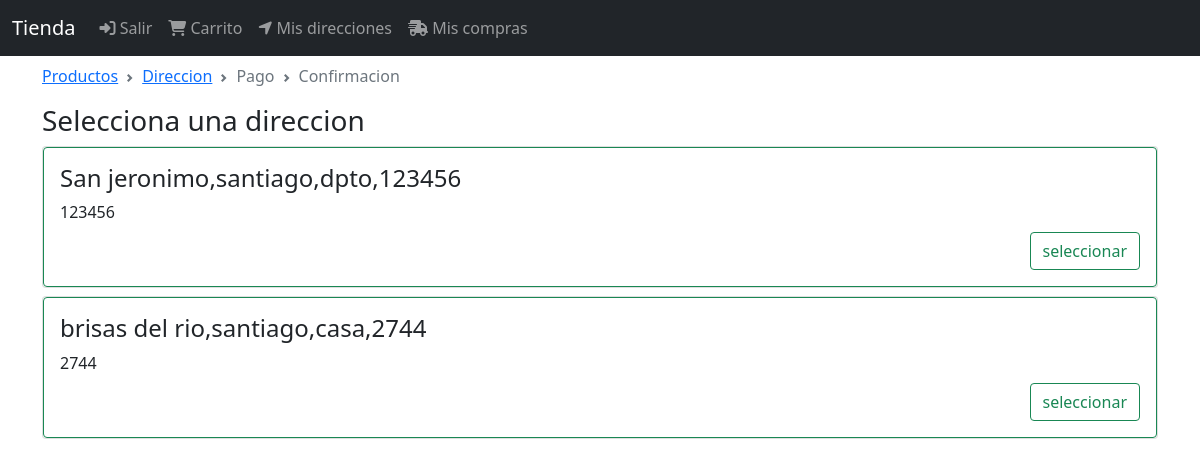
/orden/seleccionar/direccion (signed in), run on the app's committed database.
### DirEnvio/models.py (models this page shows, shortened)
class DireccionEnvio(models.Model):
    user = models.ForeignKey(User,null=False,blank=False, on_delete=models.CASCADE)
    line1= models.CharField(max_length=300)
    line2= models.CharField(max_length=300,blank=True)
    city= models.CharField(max_length=100)
    state= models.CharField(max_length=100)
    country= models.CharField(max_length=50)
    reference= models.CharField(max_length=300)
    postal_code= models.CharField(max_length=10,null=False,blank=False)
    default= models.BooleanField(default=False)
    created_at= models.DateTimeField(auto_now_add=True)
    @property
    def direccion(self):
        return '{},{},{},{}'.format(self.line1,self.city,self.reference,self.postal_code)

### orden/views.py (the view)
# urls.py: path('seleccionar/direccion', views.select_direccion, name='select_direccion'),
@login_required(login_url='login')
def select_direccion(request):
    direccion_envios = request.user.direccionenvio_set.all()
    return render(request,'orden/select_direccion.html',{
        'breadcrumb': funcionbreadcrumb(address=True),
        'direccion_envios': direccion_envios
        })

### orden/utils.py (called while the page is built)
def funcionbreadcrumb(products=True, address=False, payment=False, confirmation=False):
    return [
        {'title':'Productos', 'active':products, 'url':reverse('orden')},
        {'title':'Direccion', 'active':address, 'url':reverse('direccion')},
        {'title':'Pago', 'active':payment, 'url':reverse('orden')},
        {'title':'Confirmacion', 'active':confirmation, 'url':reverse('orden')},
    ]

### orden/templates/orden/select_direccion.html
{% extends "base.html" %}
{% block breadcrumb %}
{% include 'orden/snippets/breadcrumb.html' %}
{% endblock %}
{% block content %}
<div class="col">
    <div class="h3">
        Selecciona una direccion
    </div>
    <div class="mt-2">
        {%for direccion_envio in direccion_envios %}
        <div class="card mb-2">
            <div class="card-body card border-success">
                <h4 class="card-title">{{ direccion_envio.direccion }}</h4>
                <p class="card-title">{{ direccion_envio.postal_code }}</p>
                <div class="d-grid gap-2 d-md-flex justify-content-md-end">
                    <a href="{% url 'check_direccion' direccion_envio.pk%}" class="btn btn-outline-success" style="max-width: 8rem" >seleccionar</a>
                </div>
            </div>
        </div>
        {%endfor%}
    </div>
</div>
{%endblock%}

### data on the page
DireccionEnvio: direccion "San jeronimo,santiago,dpto,123456", postal_code "123456"
DireccionEnvio: direccion "brisas del rio,santiago,casa,2744", postal_code "2744"

### other printed values
{{ item.title }} "Productos" "Direccion"
{{ item.title }} "Pago" "Confirmacion"
